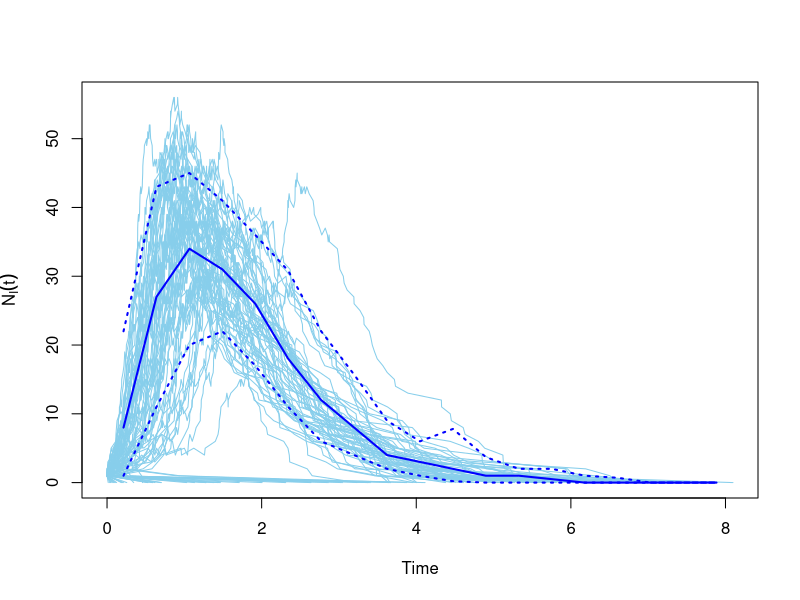

This figure's R source:
library(igraph)


### Name: time_bins.sir
### Title: SIR model on graphs
### Aliases: time_bins.sir median.sir quantile.sir sir median.sir
###   quantile.sir time_bins time_bins.sir
### Keywords: graphs

### ** Examples


g <- sample_gnm(100, 100)
sm <- sir(g, beta=5, gamma=1)
plot(sm)
